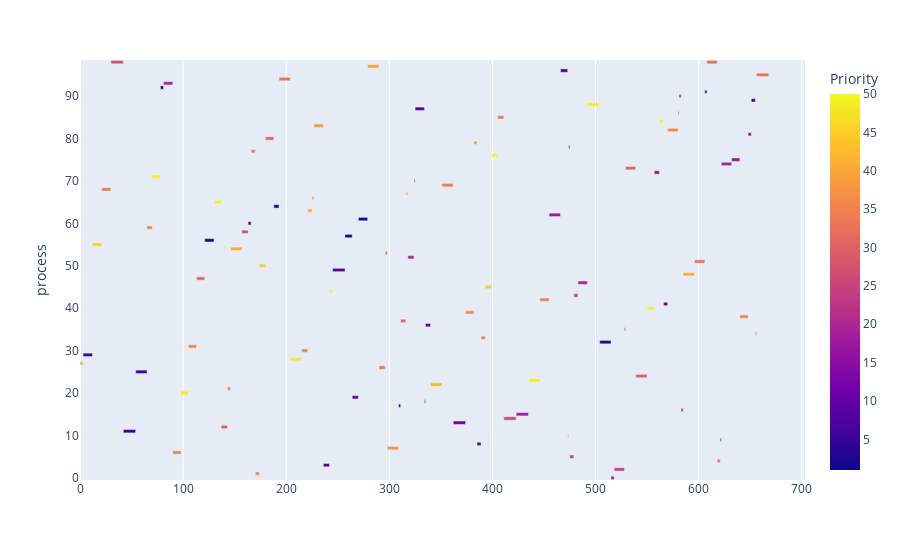

The notebook cell this image was saved under:
### Code cell
fig = px.timeline(df, x_start="Start", x_end="Finish", y="process", color="Priority")

df['delta'] = df['Finish'] - df['Start']
fig.layout.xaxis.type = 'linear'
fig.data[0].x = df.delta.tolist()
fig.data[0].base = df.Start.tolist()
fig.show()

### Figure 1 — Plotly figure (JSON) as saved in the notebook; plotly's stock layout.template omitted (floating-point values rounded to 4 significant figures)
{"data": [{"base": [0, 3, 12, 21, 30, 42, 54, 65, 70, 78, 81, 90, 98, 105, 113, 121, 130, 137, 143, 146, 157, 163, 166, 170, 174, 180, 188, 193, 204, 215, 221, 225, 227, 236, 242, 245, 257, 264, 270, 279, 290, 296, 298, 309, 311, 316, 318, 324, 325, 334, 335, 340, 351, 362, 374, 382, 385, 389, 393, 399, 405, 411, 423, 435, 446, 455, 466, 473, 474, 475, 479, 483, 492, 504, 515, 518, 528, 529, 539, 550, 557, 562, 566, 570, 580, 581, 583, 585, 596, 606, 608, 618, 621, 622, 632, 640, 648, 651, 655, 656], "hovertemplate": "Start=%{base}<br>Finish=%{x}<br>process=%{y}<br>Priority=%{marker.color}<extra></extra>", "legendgroup": "", "marker": {"color": [43, 5, 45, 34, 27, 5, 6, 36, 49, 1, 20, 35, 48, 35, 31, 2, 49, 29, 34, 41, 27, 10, 34, 36, 45, 31, 2, 33, 49, 35, 41, 40, 38, 9, 50, 8, 2, 11, 2, 39, 34, 30, 38, 4, 31, 43, 21, 20, 8, 10, 11, 42, 34, 11, 36, 39, 11, 34, 44, 50, 34, 26, 19, 49, 35, 18, 7, 42, 3, 25, 25, 19, 49, 3, 17, 25, 16, 31, 30, 49, 16, 50, 12, 36, 33, 19, 19, 41, 33, 2, 32, 34, 2, 19, 16, 36, 15, 6, 28, 33], "coloraxis": "coloraxis", "pattern": {"shape": ""}}, "name": "", "orientation": "h", "showlegend": false, "textposition": "auto", "type": "bar", "x": [3, 9, 9, 9, 12, 12, 11, 5, 8, 3, 9, 8, 7, 8, 8, 9, 7, 6, 3, 11, 6, 3, 4, 4, 6, 8, 5, 11, 11, 6, 4, 2, 9, 6, 3, 12, 7, 6, 9, 11, 6, 2, 11, 2, 5, 2, 6, 1, 9, 1, 5, 11, 11, 12, 8, 3, 4, 4, 6, 6, 6, 12, 12, 11, 9, 11, 7, 1, 1, 4, 4, 9, 12, 11, 3, 10, 1, 10, 11, 7, 5, 4, 4, 10, 1, 2, 2, 11, 10, 2, 10, 3, 1, 10, 8, 8, 3, 4, 1, 12], "xaxis": "x", "y": [27, 29, 55, 68, 98, 11, 25, 59, 71, 92, 93, 6, 20, 31, 47, 56, 65, 12, 21, 54, 58, 60, 77, 1, 50, 80, 64, 94, 28, 30, 63, 66, 83, 3, 44, 49, 57, 19, 61, 97, 26, 53, 7, 17, 37, 67, 52, 70, 87, 18, 36, 22, 69, 13, 39, 79, 8, 33, 45, 76, 85, 14, 15, 23, 42, 62, 96, 10, 78, 5, 43, 46, 88, 32, 0, 2, 35, 73, 24, 40, 72, 84, 41, 82, 86, 90, 16, 48, 51, 91, 98, 4, 9, 74, 75, 38, 81, 89, 34, 95], "yaxis": "y"}], "layout": {"barmode": "overlay", "coloraxis": {"colorbar": {"title": {"text": "Priority"}}, "colorscale": [[0, "#0d0887"], [0.1111, "#46039f"], [0.2222, "#7201a8"], [0.3333, "#9c179e"], [0.4444, "#bd3786"], [0.5556, "#d8576b"], [0.6667, "#ed7953"], [0.7778, "#fb9f3a"], [0.8889, "#fdca26"], [1, "#f0f921"]]}, "legend": {"tracegroupgap": 0}, "margin": {"t": 60}, "xaxis": {"anchor": "y", "domain": [0, 1], "type": "linear"}, "yaxis": {"anchor": "x", "domain": [0, 1], "title": {"text": "process"}}}}
